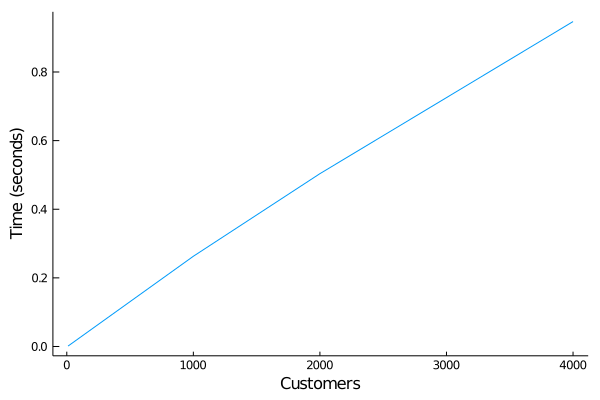

Source code (Julia):
#
# with this 2nd modification arrivals occur during simulation
# and thus the customer/process queue gets shorter.
# --> the simulation should scale better
#
using DiscreteEvents, Distributions, Random, BenchmarkTools
using Plots, Printf
const _bench = [false]

Random.seed!(8710) # set random number seed for reproducibility
num_customers = 10 # total number of customers generated
num_servers = 2 # number of servers
mu = 1.0 / 2 # service rate
lam = 0.9 # arrival rate
arrival_dist = Exponential(1 / lam) # interarrival time distriubtion
service_dist = Exponential(1 / mu); # service time distribution

# Define Customer Behavior
function customer(clk::Clock, server::Channel, id::Int, ds::Distribution)
    # customer arrives
    _bench[end] || now!(clk, ()->@printf("%5.3f: customer %d arrived\n", tau(clk), id))
    s = take!(server)     # customer starts service
    _bench[end] || now!(clk, ()->@printf("%5.3f: customer %d entered service\n", tau(clk), id))
    delay!(clk, rand(ds)) # server is busy
    put!(server, s)       # customer exits service
    _bench[end] || now!(clk, ()->@printf("%5.3f: customer %d exited service\n", tau(clk), id))
end

# model arrivals
function arrivals(clock, server, num_customers, arrival_dist)
    for i = 1:num_customers # initialize customers
        delay!(clock, rand(arrival_dist))
        process!(clock, Prc(i, customer, server, i, service_dist), 1)
    end
end

function run_model(arrival_dist, service_dist, num_customers, num_servers, t)
    clock = Clock() # initialize simulation environment
    server = Channel{Int}(num_servers)  # initialize servers
    for i in 1:num_servers
        put!(server, i)
    end
    process!(clock, Prc(0, arrivals, server, num_customers, arrival_dist), 1)
    run!(clock, t)
end

function run_model(num_customers)
    result = @benchmark run_model($arrival_dist, $service_dist, $num_customers, $num_servers, 2000000)
    return mean(result).time*1e-9
end

_bench[end] = true
N = [10,1000,2000,4000]

times = run_model.(N)
plot(N, times, xlabel="Customers", ylabel="Time (seconds)", leg=false, grid=false)
savefig("bench_queue_mmc_chn2.png")
